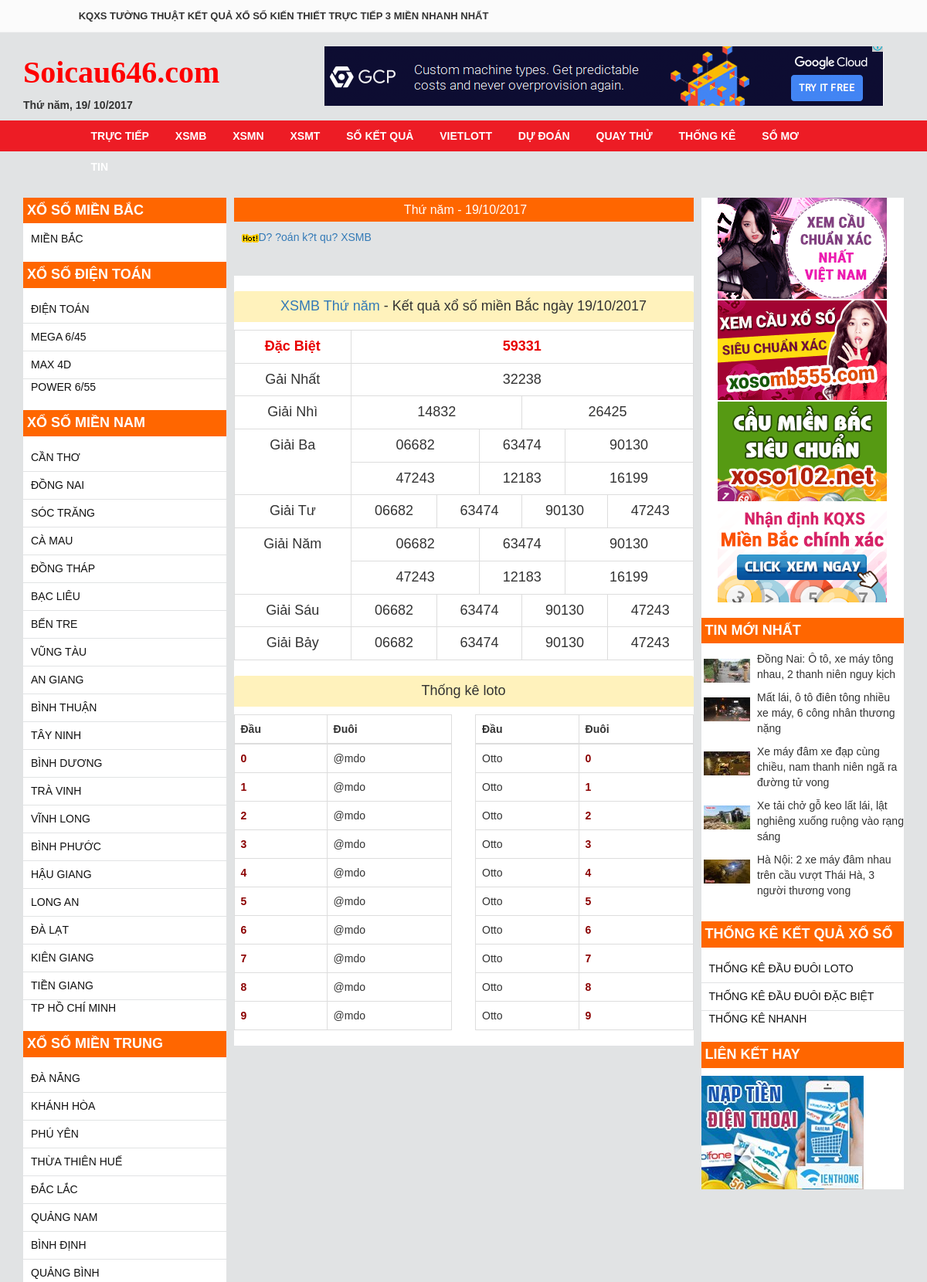
The page / (upper part) on the database its author committed.
### tables this page shows
CREATE TABLE `tinh` (
  `idTinh` smallint(5) UNSIGNED NOT NULL,
  `tenTinh` varchar(50) NOT NULL,
  `mienTinh` tinyint(4) NOT NULL DEFAULT '0'
);

CREATE TABLE `linkdudoan` (
  `idLink` int(10) UNSIGNED NOT NULL,
  `linkWeb` varchar(250) NOT NULL,
  `nameWeb` varchar(250) NOT NULL
);

CREATE TABLE `ketqua` (
  `idKetQua` int(11) NOT NULL,
  `dacBiet` varchar(50) NOT NULL,
  `giaiNhat` varchar(50) NOT NULL,
  `giaiNhi` varchar(100) NOT NULL,
  `giaiBa` varchar(250) NOT NULL,
  `giaiTu` varchar(100) NOT NULL,
  `giaiNam` varchar(250) NOT NULL,
  `giaiSau` varchar(100) NOT NULL,
  `giaiBay` varchar(100) NOT NULL,
  `giaiTam` varchar(50) DEFAULT NULL,
  `ngay` datetime NOT NULL,
  `idTinh` int(11) NOT NULL
);

CREATE TABLE `tintuc` (
  `idTinTuc` int(10) UNSIGNED NOT NULL,
  `urlHinh` varchar(250) NOT NULL,
  `tieuDe` text NOT NULL
);

CREATE TABLE `thongke` (
  `idThongKe` tinyint(3) UNSIGNED NOT NULL,
  `tenThongKe` varchar(150) NOT NULL
);

### block/sidebarleft.php (the view, shortened to what this page needs)
<div id="sidebar">
    <div class="xs" >
      <h2>xổ số miền bắc</h2>
      <ul>
        <?php
            $q_mb = "
              SELECT * FROM tinh WHERE mienTinh = 0
            ";
            $mienbac = mysqli_query($dbc,$q_mb);
            while($tentinh = mysqli_fetch_array($mienbac)):
        ?>
        <li><a href="index?id=<?php echo $tentinh['idTinh'] ?>" title="<?php echo "Xo so moi nhat ".$tentinh['tenTinh'] ?>"><?php echo $tentinh['tenTinh']; ?></a></li>
      <?php endwhile; ?>
      </ul>
    </div>
    <div class="xs">
      <h2>xổ số điện toán</h2>
      <ul>
        <?php
            $q_vl = "
              SELECT * FROM tinh WHERE mienTinh = 1
            ";
            $violet = mysqli_query($dbc,$q_vl);
            while($tentinh = mysqli_fetch_array($violet)):
        ?>
        <li><a href="index?id=<?php echo $tentinh['idTinh'] ?>" title="<?php echo "Xo so moi nhat ".$tentinh['tenTinh'] ?>"><?php echo $tentinh['tenTinh']; ?></a></li>
      <?php endwhile; ?>
      </ul>
    </div>
    <div class="xs"  >
      <h2>xổ số miền nam</h2>
      <ul>
        <?php
            $q_mn = "
              SELECT * FROM tinh WHERE mienTinh = 2
            ";
            $miennam = mysqli_query($dbc,$q_mn);
            while($tentinh = mysqli_fetch_array($miennam)):
        ?>
        <li><a href="index?id=<?php echo $tentinh['idTinh'] ?>" title="<?php echo "Xo so moi nhat ".$tentinh['tenTinh'] ?>"><?php echo $tentinh['tenTinh']; ?></a></li>
        <?php endwhile; ?>
      </ul>
    </div>
    <div class="xs" >
      <h2>xổ số miền trung</h2>
      <ul>
        <?php
            $q_mt = "
              SELECT * FROM tinh WHERE mienTinh = 3
            ";
            $mientrung = mysqli_query($dbc,$q_mt);
            while($tentinh = mysqli_fetch_array($mientrung)):
        ?>
        <li><a href="index?id=<?php echo $tentinh['idTinh'] ?>" title="<?php echo "Xo so moi nhat ".$tentinh['tenTinh'] ?>"><?php echo $tentinh['tenTinh']; ?></a></li>
      <?php endwhile; ?>
      </ul>
    </div>
</div>

### index.php
<?php
include("database/dbCon.php");
include("function/function.php");
?>
<?php include("block/header.php"); ?>
<body>
	<div id="header">
		<div class="title">
			<div class="row">
				<div class="col-md-10 col-md-offset-1">
					<?php include("block/slogan.php"); ?>
				</div>
			</div>
		</div>
		<div class="logo">
			<div class="container">
				<div class="row">
					<div class="col-md-4">
						<?php include("block/logo.php"); ?>
					</div>
					<div class="col-md-8">
						<div class="banner-qc">
							<a href="#"><img src="img/banner/banner.png" alt=""></a>
						</div>
					</div>
				</div>
			</div>
		</div>
		<div class="nav">
			<div class="row">
				<div class="col-md-10 col-md-offset-1">
					<?php include("block/topmenu.php"); ?>
				</div>
			</div>
		</div>
	</div>
	<div class="content">
		<div class="container">
			<div class="row">
				<div class="col-md-3">
					<?php include("block/sidebarleft.php"); ?>
				</div>
				<div class="col-md-6">
					<div class="content-page">
                        <div class="date-today">
                            <?php
                                echo ngayHomNay();
                            ?>
                        </div>
                        <div class="link-du-doan">
                            <?php
                                $links = linkDuDoan();
                                while($link = mysqli_fetch_array($links)){
                                    echo "<a href='{$link['linkWeb']}' target='_blank'><span><img src='img/hot2.gif' alt='{$link['nameWeb']}'></span>{$link['nameWeb']}</a>";
                                }
                            ?>
                        </div>
                        <div class="xsmb">
                            <?php
                            $mb =  kqMienBac();
                            $gia_mb = mysqli_fetch_array($mb);
                            $date = $gia_mb['ngay']."";
                            $dt = new DateTime($date);
                            $ngay = $dt->format('d/m/Y');
                            ?>
                            <h2 class="title-bor clearfix"><a href="#">XSMB <?php echo getThu(); ?></a> - Kết quả xổ số miền Bắc ngày <?php echo $ngay ?></h2>
                            <table class="table table-bordered" style="font-size: 18px;">
                                <tbody class="text-center">
                                <tr style="color: #E80000; font-weight: bold;">
                                    <td>Đặc Biệt</td>
                                    <td colspan="12"><b><?php echo $gia_mb['dacBiet'] ?></b></td>
                                </tr>
                                <tr>
                                    <td>Gải Nhất</td>
                                    <td colspan="12"><?php echo $gia_mb['giaiNhat'] ?></td>
                                </tr>
                                <tr>
                                    <td>Giải Nhì</td>
                                    <?php
                                    $gianhis = $gia_mb['giaiNhi'];
                                    $giainhi = explode("-", $gianhis);
                                    ?>
                                    <td colspan="6"><?php echo $giainhi[0] ?></td>
                                    <td colspan="6"><?php echo $giainhi[1] ?></td>
                                </tr>
                                <tr>
                                    <td rowspan="2">Giải Ba</td>
                                    <?php
                                    $giaibas = $gia_mb['giaiBa'];
                                    $giaiba = explode("-", $giaibas);
                                    ?>
                                    <td colspan="4"><?php echo $giaiba[0] ?></td>
                                    <td colspan="4"><?php echo $giaiba[1] ?></td>
                                    <td colspan="4"><?php echo $giaiba[2] ?></td>
                                </tr>
                                <tr>
                                    <td colspan="4"><?php echo $giaiba[3] ?></td>
                                    <td colspan="4"><?php echo $giaiba[4] ?></td>
                                    <td colspan="4"><?php echo $giaiba[5] ?></td>
                                </tr>
                                <tr>
                                    <td>Giải Tư</td>
                                    <?php
                                    $giaitus = $gia_mb['giaiBa'];
                                    $giaitu = explode("-", $giaitus);
                                    ?>
                                    <td colspan="3"><?php echo $giaitu[0] ?></td>
                                    <td colspan="3"><?php echo $giaitu[1] ?></td>
                                    <td colspan="3"><?php echo $giaitu[2] ?></td>
                                    <td colspan="3"><?php echo $giaitu[3] ?></td>
                                </tr>
                                <tr>
                                    <td rowspan="2">Giải Năm</td>
                                    <?php
                                    $giainams = $gia_mb['giaiBa'];
                                    $giainam = explode("-", $giainams);
                                    ?>
                                    <td colspan="4"><?php echo $giainam[0] ?></td>
                                    <td colspan="4"><?php echo $giainam[1] ?></td>
                                    <td colspan="4"><?php echo $giainam[2] ?></td>
                                </tr>
                                <tr>
                                    <td colspan="4"><?php echo $giainam[3] ?></td>
                                    <td colspan="4"><?php echo $giainam[4] ?></td>
                                    <td colspan="4"><?php echo $giainam[5] ?></td>
                                </tr>
                                <tr>
                                    <td>Giải Sáu</td>
                                    <?php
                                    $giaisaus = $gia_mb['giaiBa'];
                                    $giaisau = explode("-", $giaisaus);
                                    ?>
                                    <td colspan="3"><?php echo $giaisau[0] ?></td>
                                    <td colspan="3"><?php echo $giaisau[1] ?></td>
                                    <td colspan="3"><?php echo $giaisau[2] ?></td>
                                    <td colspan="3"><?php echo $giaisau[3] ?></td>
                                </tr>
                                <tr>
                                    <td>Giải Bảy</td>
                                    <?php
                                    $giaibays = $gia_mb['giaiBa'];
                                    $giaibay = explode("-", $giaibays);
                                    ?>
                                    <td colspan="3"><?php echo $giaibay[0] ?></td>
                                    <td colspan="3"><?php echo $giaibay[1] ?></td>
                                    <td colspan="3"><?php echo $giaibay[2] ?></td>
                                    <td colspan="3"><?php echo $giaibay[3] ?></td>
                                </tr>
                                </tbody>
                            </table>
                        </div>
                        <div class="xsmb-dau-duoi">
                            <h2 class="title-bor clearfix">Thống kê loto</h2>
                            <div class="row">
                                <div class="col-md-6">
                                    <table class="table table-bordered">
                                        <thead>
                                        <tr>
                                            <th colspan="3">Đầu</th>
                                            <th colspan="9">Đuôi</th>
                                        </tr>
                                        </thead>
                                        <tbody>
                                        <?php
                                            for($i = 0; $i<=9; $i++){
                                        ?>
                                        <tr>
                                            <td colspan="3" style="color: darkred; font-weight: bold;"><?php echo $i; ?></td>
                                            <td colspan="9">@mdo</td>
                                        </tr>
                                        <?php } ?>
                                        </tbody>
                                    </table>
                                </div>
                                <div class="col-md-6">
                                    <table class="table table-bordered">
                                        <thead>
                                        <tr>
                                            <th colspan="3">Đầu</th>
                                            <th colspan="9">Đuôi</th>
                                        </tr>
                                        </thead>
                                        <tbody>
                                        <?php
                                        for($i = 0; $i<=9; $i++){
                                        ?>
                                        <tr>
                                            <td colspan="3">Otto</td>
                                            <td colspan="9" style="color: darkred; font-weight: bold;"><?php echo $i; ?></td>
                                        </tr>
                                        <?php }?>
                                        </tbody>
                                    </table>
                                </div>
                            </div>
                        </div>
					</div>
				</div>
				<div class="col-md-3">
					<?php include("block/sidebarright.php"); ?>
				</div>
			</div>
		</div>
	</div>
<?php include("block/footer.php"); ?>

### block/sidebarright.php
<div id="sidebar-right">
  <div class="sidebar-qc">
    <a href="#"><img src="img/quangcao/qc_1.gif" alt="" class="img-responsive center-block"></a>
  </div>
  <div class="sidebar-qc">
    <a href="#"><img src="img/quangcao/qc_2.gif" alt="" class="img-responsive center-block"></a>
  </div>
  <div class="sidebar-qc">
    <a href="#"><img src="img/quangcao/qc_3.gif" alt="" class="img-responsive center-block"></a>
  </div>
  <div class="sidebar-qc">
    <a href="#"><img src="img/quangcao/qc_4.gif" alt="" class="img-responsive center-block"></a>
  </div>
  <div class="tinmoi">
    <h2>Tin mới nhất</h2>
    <div class="tin-content">
        <?php
        $tins = tinMoiNhat();
        while($tin = mysqli_fetch_array($tins)):
        ?>
          <article>
            <div class="row">
              <div class="col-md-4">
                <div class="hinh-tin">
                  <img src="img/tintuc/<?php echo $tin['urlHinh'] ?>" alt="<?php echo $tin['tieuDe'] ?>" class="img-responsive center-block">
                </div>
              </div>
              <div class="col-md-8">
                <div class="tin">
                  <p><?php echo $tin['tieuDe'] ?></p>
                </div>
              </div>
            </div>
          </article>
        <?php endwhile; ?>
    </div>
  </div>
  <div class="thongke">
    <h2>Thống kê kết quả xổ số</h2>
    <ul>
      <?php
          $q = "
            SELECT * FROM thongke
          ";
          $r = mysqli_query($dbc, $q);
          while($thongke = mysqli_fetch_array($r)):
      ?>
      <li><a href="index.php?id=<?php echo $thongke['idThongKe']; ?>" title="<?php echo $thongke['tenThongKe']; ?>"><?php echo $thongke['tenThongKe']; ?></a></li>
    <?php endwhile; ?>
    </ul>
  </div>
  <div class="lien-ket">
    <h2>Liên kết hay</h2>
    <img src="img/lienket.jpg" alt="" class=img-responsive center-block>
  </div>
</div>

### rows shown on the page
tinh: tenTinh "MIỀN BẮC"
tinh: tenTinh "ĐIỆN TOÁN"
tinh: tenTinh "MEGA 6/45"
tinh: tenTinh "MAX 4D"
tinh: tenTinh "POWER 6/55"
tinh: tenTinh "CẦN THƠ"
tinh: tenTinh "ĐỒNG NAI"
tinh: tenTinh "SÓC TRĂNG"
tinh: tenTinh "CÀ MAU"
tinh: tenTinh "ĐỒNG THÁP"
tinh: tenTinh "BẠC LIÊU"
tinh: tenTinh "BẾN TRE"
tinh: tenTinh "VŨNG TÀU"
tinh: tenTinh "AN GIANG"
tinh: tenTinh "BÌNH THUẬN"
tinh: tenTinh "TÂY NINH"
tinh: tenTinh "BÌNH DƯƠNG"
tinh: tenTinh "TRÀ VINH"
tinh: tenTinh "VĨNH LONG"
tinh: tenTinh "BÌNH PHƯỚC"
tinh: tenTinh "HẬU GIANG"
tinh: tenTinh "LONG AN"
tinh: tenTinh "ĐÀ LẠT"
tinh: tenTinh "KIÊN GIANG"
tinh: tenTinh "TIỀN GIANG"
tinh: tenTinh "TP HỒ CHÍ MINH"
tinh: tenTinh "ĐÀ NẴNG"
tinh: tenTinh "KHÁNH HÒA"
tinh: tenTinh "PHÚ YÊN"
tinh: tenTinh "THỪA THIÊN HUẾ"
tinh: tenTinh "ĐẮC LẮC"
tinh: tenTinh "QUẢNG NAM"
tinh: tenTinh "BÌNH ĐỊNH"
tinh: tenTinh "QUẢNG BÌNH"
linkdudoan: nameWeb "D? ?oán k?t qu? XSMB"
ketqua: ngay "19/10/2017", dacBiet "59331", giaiNhat "32238", giaiNhi "14832", giaiNhi "26425", giaiBa "06682", giaiBa "63474", giaiBa "90130", giaiBa "47243", giaiBa "12183", giaiBa "16199"
tintuc: urlHinh (picture), tieuDe "Đồng Nai: Ô tô, xe máy tông nhau, 2 thanh niên nguy kịch"
tintuc: urlHinh (picture), tieuDe "Mất lái, ô tô điên tông nhiều xe máy, 6 công nhân thương nặng"
tintuc: urlHinh (picture), tieuDe "Xe máy đâm xe đạp cùng chiều, nam thanh niên ngã ra đường tử vong"
tintuc: urlHinh (picture), tieuDe "Xe tải chở gỗ keo lất lái, lật nghiêng xuống ruộng vào rạng sáng"
tintuc: urlHinh (picture), tieuDe "Hà Nội: 2 xe máy đâm nhau trên cầu vượt Thái Hà, 3 người thương vong"
thongke: tenThongKe "THỐNG KÊ ĐẦU ĐUÔI LOTO"
thongke: tenThongKe "THỐNG KÊ ĐẦU ĐUÔI ĐẶC BIỆT"
thongke: tenThongKe "THỐNG KÊ NHANH"

### other values the page prints
$thu "Thứ năm"
$date['mday'] "19"
$date['mon'] "10"
$date['year'] "2017"
$ngay "19/10/2017"
getThu() "Thứ năm"
